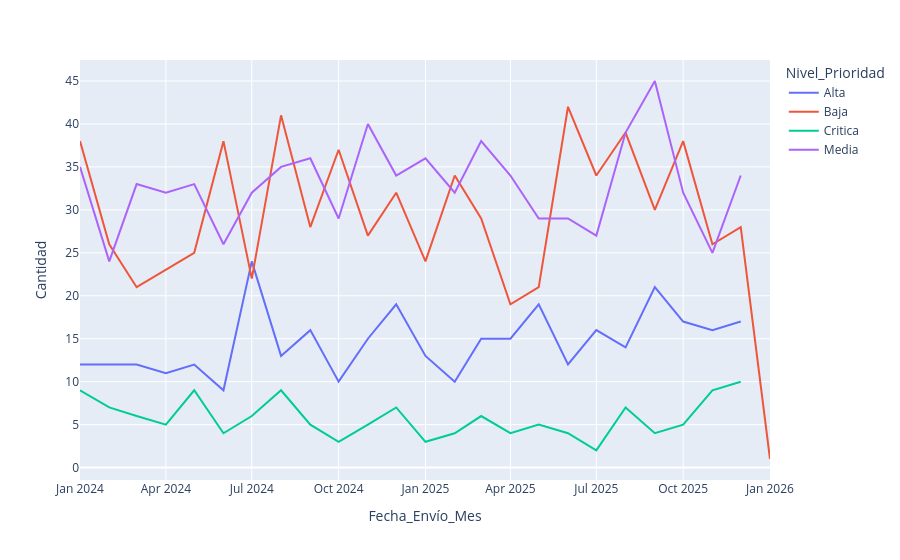

Notebook code cell kept with this figure:
### Code cell
# Pregunta 6: Reclamos por mes y nivel de prioridad

df_tickets["Fecha_Envío"] = pd.to_datetime(df_tickets["Fecha_Envío"])

df_tickets["Fecha_Envío_Mes"] = df_tickets["Fecha_Envío"].dt.to_period("M").astype(str)

reclamos_mes = df_tickets.groupby(["Fecha_Envío_Mes", "Nivel_Prioridad"]).size().reset_index(name="Cantidad")

fig = px.line(reclamos_mes, x="Fecha_Envío_Mes", y="Cantidad", color="Nivel_Prioridad")

fig.show()

### Figure 1 — Plotly figure (JSON) as saved in the notebook; plotly's stock layout.template omitted (floating-point values rounded to 4 significant figures)
{"data": [{"hovertemplate": "Nivel_Prioridad=Alta<br>Fecha_Envío_Mes=%{x}<br>Cantidad=%{y}<extra></extra>", "legendgroup": "Alta", "line": {"color": "#636efa", "dash": "solid"}, "marker": {"symbol": "circle"}, "mode": "lines", "name": "Alta", "orientation": "v", "showlegend": true, "type": "scatter", "x": ["2024-01", "2024-02", "2024-03", "2024-04", "2024-05", "2024-06", "2024-07", "2024-08", "2024-09", "2024-10", "2024-11", "2024-12", "2025-01", "2025-02", "2025-03", "2025-04", "2025-05", "2025-06", "2025-07", "2025-08", "2025-09", "2025-10", "2025-11", "2025-12"], "xaxis": "x", "y": [12, 12, 12, 11, 12, 9, 24, 13, 16, 10, 15, 19, 13, 10, 15, 15, 19, 12, 16, 14, 21, 17, 16, 17], "yaxis": "y"}, {"hovertemplate": "Nivel_Prioridad=Baja<br>Fecha_Envío_Mes=%{x}<br>Cantidad=%{y}<extra></extra>", "legendgroup": "Baja", "line": {"color": "#EF553B", "dash": "solid"}, "marker": {"symbol": "circle"}, "mode": "lines", "name": "Baja", "orientation": "v", "showlegend": true, "type": "scatter", "x": ["2024-01", "2024-02", "2024-03", "2024-04", "2024-05", "2024-06", "2024-07", "2024-08", "2024-09", "2024-10", "2024-11", "2024-12", "2025-01", "2025-02", "2025-03", "2025-04", "2025-05", "2025-06", "2025-07", "2025-08", "2025-09", "2025-10", "2025-11", "2025-12", "2026-01"], "xaxis": "x", "y": [38, 26, 21, 23, 25, 38, 22, 41, 28, 37, 27, 32, 24, 34, 29, 19, 21, 42, 34, 39, 30, 38, 26, 28, 1], "yaxis": "y"}, {"hovertemplate": "Nivel_Prioridad=Critica<br>Fecha_Envío_Mes=%{x}<br>Cantidad=%{y}<extra></extra>", "legendgroup": "Critica", "line": {"color": "#00cc96", "dash": "solid"}, "marker": {"symbol": "circle"}, "mode": "lines", "name": "Critica", "orientation": "v", "showlegend": true, "type": "scatter", "x": ["2024-01", "2024-02", "2024-03", "2024-04", "2024-05", "2024-06", "2024-07", "2024-08", "2024-09", "2024-10", "2024-11", "2024-12", "2025-01", "2025-02", "2025-03", "2025-04", "2025-05", "2025-06", "2025-07", "2025-08", "2025-09", "2025-10", "2025-11", "2025-12"], "xaxis": "x", "y": [9, 7, 6, 5, 9, 4, 6, 9, 5, 3, 5, 7, 3, 4, 6, 4, 5, 4, 2, 7, 4, 5, 9, 10], "yaxis": "y"}, {"hovertemplate": "Nivel_Prioridad=Media<br>Fecha_Envío_Mes=%{x}<br>Cantidad=%{y}<extra></extra>", "legendgroup": "Media", "line": {"color": "#ab63fa", "dash": "solid"}, "marker": {"symbol": "circle"}, "mode": "lines", "name": "Media", "orientation": "v", "showlegend": true, "type": "scatter", "x": ["2024-01", "2024-02", "2024-03", "2024-04", "2024-05", "2024-06", "2024-07", "2024-08", "2024-09", "2024-10", "2024-11", "2024-12", "2025-01", "2025-02", "2025-03", "2025-04", "2025-05", "2025-06", "2025-07", "2025-08", "2025-09", "2025-10", "2025-11", "2025-12"], "xaxis": "x", "y": [35, 24, 33, 32, 33, 26, 32, 35, 36, 29, 40, 34, 36, 32, 38, 34, 29, 29, 27, 39, 45, 32, 25, 34], "yaxis": "y"}], "layout": {"legend": {"title": {"text": "Nivel_Prioridad"}, "tracegroupgap": 0}, "margin": {"t": 60}, "xaxis": {"anchor": "y", "domain": [0, 1], "title": {"text": "Fecha_Envío_Mes"}}, "yaxis": {"anchor": "x", "domain": [0, 1], "title": {"text": "Cantidad"}}}}
